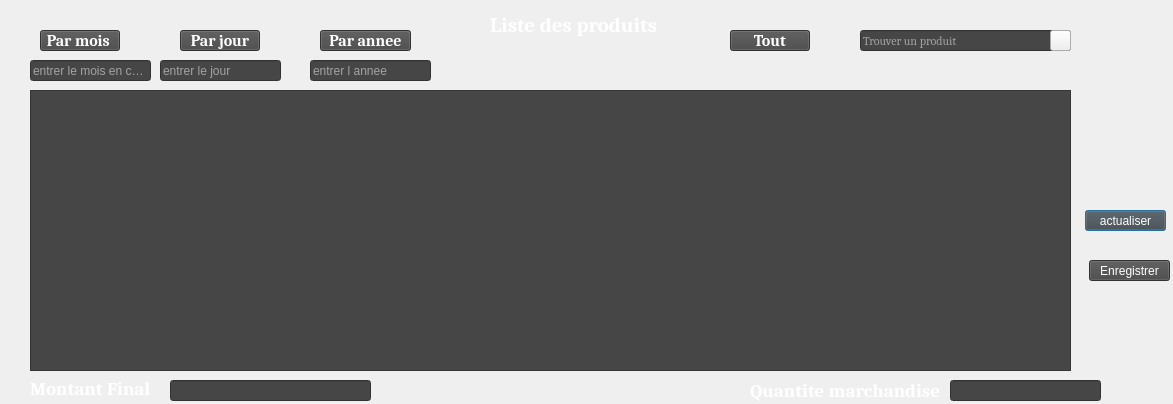
<?xml version="1.0" encoding="UTF-8"?>
<ui version="4.0">
 <class>listemarchandise</class>
 <widget class="QDialog" name="listemarchandise">
  <property name="geometry">
   <rect>
    <x>0</x>
    <y>0</y>
    <width>1173</width>
    <height>404</height>
   </rect>
  </property>
  <property name="windowTitle">
   <string>liste des marchandises</string>
  </property>
  <property name="windowIcon">
   <iconset resource="../../Documents/Menu/logo1.qrc">
    <normaloff>:/menu/logo1/logo.png</normaloff>:/menu/logo1/logo.png</iconset>
  </property>
  <widget class="QPushButton" name="listerproduit">
   <property name="geometry">
    <rect>
     <x>1085</x>
     <y>210</y>
     <width>81</width>
     <height>21</height>
    </rect>
   </property>
   <property name="styleSheet">
    <string notr="true">background-color: rgb(70, 70, 70);
color: rgb(255, 255, 255);</string>
   </property>
   <property name="text">
    <string>actualiser</string>
   </property>
  </widget>
  <widget class="QLabel" name="label">
   <property name="geometry">
    <rect>
     <x>490</x>
     <y>10</y>
     <width>191</width>
     <height>31</height>
    </rect>
   </property>
   <property name="font">
    <font>
     <family>Cambria</family>
     <pointsize>16</pointsize>
     <weight>75</weight>
     <bold>true</bold>
    </font>
   </property>
   <property name="styleSheet">
    <string notr="true">color: rgb(255, 255, 255);</string>
   </property>
   <property name="text">
    <string>Liste des produits</string>
   </property>
  </widget>
  <widget class="QPushButton" name="mois_2">
   <property name="geometry">
    <rect>
     <x>40</x>
     <y>30</y>
     <width>80</width>
     <height>21</height>
    </rect>
   </property>
   <property name="font">
    <font>
     <family>Cambria</family>
     <pointsize>12</pointsize>
     <weight>75</weight>
     <bold>true</bold>
    </font>
   </property>
   <property name="cursor">
    <cursorShape>PointingHandCursor</cursorShape>
   </property>
   <property name="styleSheet">
    <string notr="true">background-color: rgb(70, 70, 70);
color: rgb(255, 255, 255);</string>
   </property>
   <property name="text">
    <string>Par mois </string>
   </property>
  </widget>
  <widget class="QLineEdit" name="mois">
   <property name="geometry">
    <rect>
     <x>30</x>
     <y>60</y>
     <width>121</width>
     <height>21</height>
    </rect>
   </property>
   <property name="focusPolicy">
    <enum>Qt::ClickFocus</enum>
   </property>
   <property name="styleSheet">
    <string notr="true">background-color: rgb(70, 70, 70);
color: rgb(255, 255, 255);</string>
   </property>
   <property name="placeholderText">
    <string>entrer le mois en chiffre</string>
   </property>
  </widget>
  <widget class="QLabel" name="label_2">
   <property name="geometry">
    <rect>
     <x>30</x>
     <y>380</y>
     <width>151</width>
     <height>16</height>
    </rect>
   </property>
   <property name="font">
    <font>
     <family>Cambria</family>
     <pointsize>14</pointsize>
     <weight>75</weight>
     <bold>true</bold>
    </font>
   </property>
   <property name="styleSheet">
    <string notr="true">color: rgb(255, 255, 255);</string>
   </property>
   <property name="text">
    <string>Montant Final</string>
   </property>
  </widget>
  <widget class="QPushButton" name="anne_2">
   <property name="geometry">
    <rect>
     <x>320</x>
     <y>30</y>
     <width>91</width>
     <height>21</height>
    </rect>
   </property>
   <property name="font">
    <font>
     <family>Cambria</family>
     <pointsize>12</pointsize>
     <weight>75</weight>
     <bold>true</bold>
    </font>
   </property>
   <property name="cursor">
    <cursorShape>PointingHandCursor</cursorShape>
   </property>
   <property name="styleSheet">
    <string notr="true">background-color: rgb(70, 70, 70);
color: rgb(255, 255, 255);</string>
   </property>
   <property name="text">
    <string>Par annee</string>
   </property>
  </widget>
  <widget class="QLineEdit" name="jour">
   <property name="geometry">
    <rect>
     <x>160</x>
     <y>60</y>
     <width>121</width>
     <height>21</height>
    </rect>
   </property>
   <property name="focusPolicy">
    <enum>Qt::ClickFocus</enum>
   </property>
   <property name="styleSheet">
    <string notr="true">background-color: rgb(70, 70, 70);
color: rgb(255, 255, 255);</string>
   </property>
   <property name="placeholderText">
    <string>entrer le jour</string>
   </property>
  </widget>
  <widget class="QLineEdit" name="montant">
   <property name="geometry">
    <rect>
     <x>170</x>
     <y>380</y>
     <width>201</width>
     <height>21</height>
    </rect>
   </property>
   <property name="font">
    <font>
     <family>Cambria</family>
     <pointsize>12</pointsize>
     <weight>75</weight>
     <bold>true</bold>
    </font>
   </property>
   <property name="focusPolicy">
    <enum>Qt::ClickFocus</enum>
   </property>
   <property name="styleSheet">
    <string notr="true">background-color: rgb(70, 70, 70);
color: rgb(255, 255, 255);</string>
   </property>
   <property name="clearButtonEnabled">
    <bool>true</bool>
   </property>
  </widget>
  <widget class="QPushButton" name="jour_2">
   <property name="geometry">
    <rect>
     <x>180</x>
     <y>30</y>
     <width>80</width>
     <height>21</height>
    </rect>
   </property>
   <property name="font">
    <font>
     <family>Cambria</family>
     <pointsize>12</pointsize>
     <weight>75</weight>
     <bold>true</bold>
    </font>
   </property>
   <property name="cursor">
    <cursorShape>PointingHandCursor</cursorShape>
   </property>
   <property name="styleSheet">
    <string notr="true">background-color: rgb(70, 70, 70);
color: rgb(255, 255, 255);</string>
   </property>
   <property name="text">
    <string>Par jour</string>
   </property>
  </widget>
  <widget class="QPushButton" name="tout">
   <property name="geometry">
    <rect>
     <x>730</x>
     <y>30</y>
     <width>80</width>
     <height>21</height>
    </rect>
   </property>
   <property name="font">
    <font>
     <family>Cambria</family>
     <pointsize>12</pointsize>
     <weight>75</weight>
     <bold>true</bold>
    </font>
   </property>
   <property name="cursor">
    <cursorShape>PointingHandCursor</cursorShape>
   </property>
   <property name="styleSheet">
    <string notr="true">background-color: rgb(70, 70, 70);
color: rgb(255, 255, 255);</string>
   </property>
   <property name="text">
    <string>Tout</string>
   </property>
  </widget>
  <widget class="QLineEdit" name="anne">
   <property name="geometry">
    <rect>
     <x>310</x>
     <y>60</y>
     <width>121</width>
     <height>21</height>
    </rect>
   </property>
   <property name="focusPolicy">
    <enum>Qt::ClickFocus</enum>
   </property>
   <property name="styleSheet">
    <string notr="true">background-color: rgb(70, 70, 70);
color: rgb(255, 255, 255);</string>
   </property>
   <property name="placeholderText">
    <string>entrer l annee</string>
   </property>
  </widget>
  <widget class="QPushButton" name="pushButton">
   <property name="geometry">
    <rect>
     <x>1050</x>
     <y>30</y>
     <width>21</width>
     <height>21</height>
    </rect>
   </property>
   <property name="cursor">
    <cursorShape>PointingHandCursor</cursorShape>
   </property>
   <property name="styleSheet">
    <string notr="true">image: url(:/image5/download (2).jpg);
background-image: url(:/image5/download (2).jpg);</string>
   </property>
   <property name="text">
    <string/>
   </property>
  </widget>
  <widget class="QLineEdit" name="nomproduit">
   <property name="geometry">
    <rect>
     <x>860</x>
     <y>30</y>
     <width>211</width>
     <height>21</height>
    </rect>
   </property>
   <property name="font">
    <font>
     <family>Cambria</family>
     <pointsize>9</pointsize>
    </font>
   </property>
   <property name="styleSheet">
    <string notr="true">background-color: rgb(70, 70, 70);
color: rgb(255, 255, 255);</string>
   </property>
   <property name="placeholderText">
    <string>Trouver un produit</string>
   </property>
  </widget>
  <widget class="QLabel" name="label_3">
   <property name="geometry">
    <rect>
     <x>750</x>
     <y>380</y>
     <width>201</width>
     <height>21</height>
    </rect>
   </property>
   <property name="font">
    <font>
     <family>Cambria</family>
     <pointsize>14</pointsize>
     <weight>75</weight>
     <bold>true</bold>
    </font>
   </property>
   <property name="styleSheet">
    <string notr="true">color: rgb(255, 255, 255);</string>
   </property>
   <property name="text">
    <string>Quantite marchandise</string>
   </property>
  </widget>
  <widget class="QLineEdit" name="quantite">
   <property name="geometry">
    <rect>
     <x>950</x>
     <y>380</y>
     <width>151</width>
     <height>21</height>
    </rect>
   </property>
   <property name="font">
    <font>
     <family>Cambria</family>
     <pointsize>12</pointsize>
     <weight>75</weight>
     <bold>true</bold>
    </font>
   </property>
   <property name="focusPolicy">
    <enum>Qt::ClickFocus</enum>
   </property>
   <property name="styleSheet">
    <string notr="true">background-color: rgb(70, 70, 70);
color: rgb(255, 255, 255);</string>
   </property>
   <property name="clearButtonEnabled">
    <bool>true</bool>
   </property>
  </widget>
  <widget class="QPushButton" name="enregistrer">
   <property name="geometry">
    <rect>
     <x>1089</x>
     <y>260</y>
     <width>81</width>
     <height>21</height>
    </rect>
   </property>
   <property name="styleSheet">
    <string notr="true">background-color: rgb(70, 70, 70);
color: rgb(255, 255, 255);</string>
   </property>
   <property name="text">
    <string>Enregistrer</string>
   </property>
  </widget>
  <widget class="QLabel" name="fond">
   <property name="geometry">
    <rect>
     <x>0</x>
     <y>-10</y>
     <width>1181</width>
     <height>421</height>
    </rect>
   </property>
   <property name="text">
    <string/>
   </property>
   <property name="pixmap">
    <pixmap resource="../../Documents/Menu/fond2.qrc">:/menu/fond/Fond2.png</pixmap>
   </property>
   <property name="scaledContents">
    <bool>true</bool>
   </property>
  </widget>
  <widget class="QLabel" name="label_4">
   <property name="geometry">
    <rect>
     <x>1080</x>
     <y>0</y>
     <width>101</width>
     <height>81</height>
    </rect>
   </property>
   <property name="text">
    <string/>
   </property>
   <property name="pixmap">
    <pixmap resource="../../Documents/Menu/fond2.qrc">:/menu/fond/Fond2.png</pixmap>
   </property>
   <property name="scaledContents">
    <bool>true</bool>
   </property>
  </widget>
  <widget class="QTableView" name="tableView">
   <property name="geometry">
    <rect>
     <x>30</x>
     <y>90</y>
     <width>1041</width>
     <height>281</height>
    </rect>
   </property>
   <property name="font">
    <font>
     <family>Cambria</family>
     <pointsize>11</pointsize>
     <weight>75</weight>
     <bold>true</bold>
    </font>
   </property>
   <property name="autoFillBackground">
    <bool>true</bool>
   </property>
   <property name="styleSheet">
    <string notr="true">background-color: rgb(70, 70, 70);

color: rgb(0, 0, 0);</string>
   </property>
   <property name="frameShadow">
    <enum>QFrame::Sunken</enum>
   </property>
   <property name="lineWidth">
    <number>2</number>
   </property>
   <property name="sizeAdjustPolicy">
    <enum>QAbstractScrollArea::AdjustToContentsOnFirstShow</enum>
   </property>
   <property name="dragEnabled">
    <bool>true</bool>
   </property>
   <property name="alternatingRowColors">
    <bool>true</bool>
   </property>
   <property name="selectionBehavior">
    <enum>QAbstractItemView::SelectItems</enum>
   </property>
   <property name="iconSize">
    <size>
     <width>5</width>
     <height>5</height>
    </size>
   </property>
   <property name="textElideMode">
    <enum>Qt::ElideRight</enum>
   </property>
   <property name="gridStyle">
    <enum>Qt::DashLine</enum>
   </property>
   <attribute name="horizontalHeaderMinimumSectionSize">
    <number>40</number>
   </attribute>
   <attribute name="verticalHeaderDefaultSectionSize">
    <number>40</number>
   </attribute>
  </widget>
  <zorder>fond</zorder>
  <zorder>nomproduit</zorder>
  <zorder>listerproduit</zorder>
  <zorder>label</zorder>
  <zorder>mois_2</zorder>
  <zorder>mois</zorder>
  <zorder>label_2</zorder>
  <zorder>anne_2</zorder>
  <zorder>jour</zorder>
  <zorder>montant</zorder>
  <zorder>jour_2</zorder>
  <zorder>tout</zorder>
  <zorder>anne</zorder>
  <zorder>pushButton</zorder>
  <zorder>label_3</zorder>
  <zorder>quantite</zorder>
  <zorder>enregistrer</zorder>
  <zorder>label_4</zorder>
  <zorder>tableView</zorder>
 </widget>
 <resources>
  <include location="../../Documents/Menu/fond2.qrc"/>
  <include location="../../Documents/Menu/logo1.qrc"/>
 </resources>
 <connections/>
</ui>
